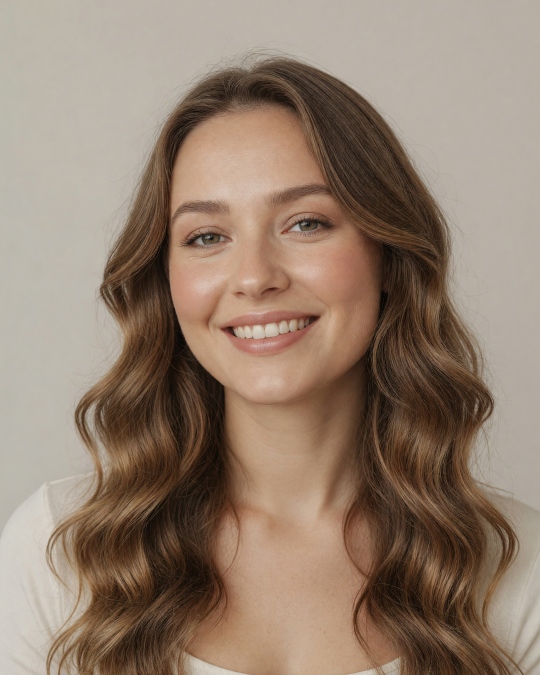
#> input picture assets/brand/ai_model.png, 1080 x 1350 px, given in place of cover.png, which was not available (shown at 1/2 size)
$ python build_post30_chlorophyll.py
#> lines starting #> are read from the running program, lines starting #| are printed output that depends on the picture; pictures that were not available may be replaced by others from this repository, and a replacement may not be noted
### ig_automation/lifehack_layout.py
"""Вёрстка лайфхак-каруселей POWERELIX (система v4).

Отличается от `brand_overlay` (образовательные посты) четырьмя приёмами:
  • полоса-заряд в шапке — градиент лайм→бирюза, заполняется к последнему слайду;
  • фигурные скобки `{ }` как разметка смысла, а не украшение;
  • снимки показываются ЦЕЛИКОМ, в родных пропорциях (photo_whole), без обрезки;
  • шкалы % от суточной нормы вместо обещаний.

Фон кремовый, как у образовательных постов: лента остаётся единой, лайфхаки
отличаются вёрсткой, а не цветом. Акцент — цвет продукта, о котором пост.

Образцы: output/Концепции/своя-система-v4/
"""
from __future__ import annotations

from PIL import Image, ImageDraw, ImageFont
import numpy as np

from .brand_overlay import (
    W, H, M, _font, _hex, _gradient, MONT_BLACK, INTER_SB, INTER_MED,
)

CREAM = (244, 241, 234)
INK = (18, 20, 21)
WHITE = (255, 255, 255)
GREY = (122, 120, 114)
GREY_D = (150, 156, 154)      # серый на тёмном фоне
RAIL = (216, 212, 202)        # незаполненная часть полосы и шкал
LIME = _hex("#B6F000")
TEAL = _hex("#16E0A6")
MONO_PATH = "/System/Library/Fonts/Menlo.ttc"


def mono(size: int) -> ImageFont.FreeTypeFont:
    return ImageFont.truetype(MONO_PATH, size)


def wrap(d, text: str, font, maxw: int) -> list[str]:
    out, cur = [], ""
    for w in text.split():
        s = (cur + " " + w).strip()
        if d.textlength(s, font=font) <= maxw:
            cur = s
        else:
            out.append(cur); cur = w
    if cur:
        out.append(cur)
    return out


def fit_box(path, bw: int, bh: int) -> Image.Image:
    """ПРАВИЛО: фото НИКОГДА не растягиваем. Масштабируем по большей стороне так,
    чтобы рамка закрылась целиком, и обрезаем лишнее по центру.

    Ловушка, в которую легко попасть: взять уже кадрированный под 4:5 снимок
    (`brand_overlay._cover`) и resize-нуть его в широкую рамку — пропорции поедут.
    Поэтому кадрируем ВСЕГДА под конкретную рамку и только из оригинала."""
#> called with bw = 1080, bh = 1350
    im = Image.open(path).convert("RGB")
#> im is the input picture: PIL image 1080x1350 RGB; mean R, G, B 146.8, 126.7, 110.3
    s = max(bw / im.width, bh / im.height)
#> s = 1
    im = im.resize((max(1, int(im.width * s)), max(1, int(im.height * s))), Image.LANCZOS)
    x, y = (im.width - bw) // 2, (im.height - bh) // 2
#> x = 0; y = 0
    return im.crop((x, y, x + bw, y + bh))


def fit_font(d, text: str, maxw: int, start: int, floor: int = 40):
    """ПРАВИЛО: заголовок никогда не вылезает за поля. Ужимаем кегль, пока самое
    длинное СЛОВО не влезет в колонку (перенос спасает строку, но не слово).

    ⚠️ Ловушка: мерить надо УЖЕ приведённый к .upper() текст. Прописные шире
    строчных, и строка, влезавшая по расчёту, на слайде вылезала за поле."""
    fs = start
    while fs > floor and max(d.textlength(w, font=_font(MONT_BLACK, fs))
                             for w in text.upper().split()) > maxw:
        fs -= 2
    return _font(MONT_BLACK, fs), fs


def header(img, d, idx: int, total: int, light: bool = False) -> None:
    """Логотип слева, под ним полоса-заряд. Справа намеренно пусто."""
    d.text((M, 58), "POWERELIX", font=_font(MONT_BLACK, 42), fill=WHITE if light else INK)
    y, h = 122, 7
    if light:
        bar = Image.new("RGBA", (W - 2 * M, h), (255, 255, 255, 70))
        img.paste(bar, (M, y), bar)
    else:
        d.rectangle([M, y, W - M, y + h], fill=RAIL)
    fw = int((W - 2 * M) * idx / total)
    if fw > 0:
        img.paste(_gradient((fw, h), LIME, TEAL, vertical=False), (M, y))


def photo_whole(img, path, x: int, y: int, max_w: int, max_h: int) -> tuple[int, int]:
    """ПРАВИЛО: снимок показываем ЦЕЛИКОМ, в его собственных пропорциях.
    Вписываем в рамку по меньшему коэффициенту (contain) — ничего не режем и
    ничего не растягиваем. Возвращает фактический размер.

    Почему не cover: вертикальный кадр 4:5, загнанный в широкую полосу, теряет
    две трети картинки и читается как «обрезали». У PWR фото стоят в родных
    пропорциях — именно это и требовалось повторить."""
    im = Image.open(path).convert("RGB")
    s = min(max_w / im.width, max_h / im.height)
    w, h = max(1, int(im.width * s)), max(1, int(im.height * s))
    img.paste(im.resize((w, h), Image.LANCZOS), (x, y))
    return w, h


def braced(d, x, y, text: str, size_t: int, size_b: int, acc, fill=INK) -> None:
    """Текст в фигурных скобках — наша разметка смысла."""
    fb, ft = _font(MONT_BLACK, size_b), _font(INTER_SB, size_t)
    d.text((x, y), "{", font=fb, fill=acc)
    tx = x + d.textlength("{", font=fb) + 14
    d.text((tx, y + (size_b - size_t) // 2 + 4), text, font=ft, fill=fill)
    d.text((tx + d.textlength(text, font=ft) + 14, y), "}", font=fb, fill=acc)


def cover(path, photo, title_lines: list[str], sub: str, acc, total: int = 8):
    """Обложка: фото ЦЕЛЬНЫМ кадром, текст поверх снизу."""
    img = fit_box(photo, W, H)
    ys = np.arange(H)[:, None].astype(float)
    a = np.clip(30 + np.where(ys > H - 760, (ys - (H - 760)) / 760 * 215, 0), 0, 232)
    img = Image.composite(Image.new("RGB", (W, H), (14, 15, 16)), img,
                          Image.fromarray(np.repeat(a.astype("uint8"), W, axis=1).reshape(H, W)))
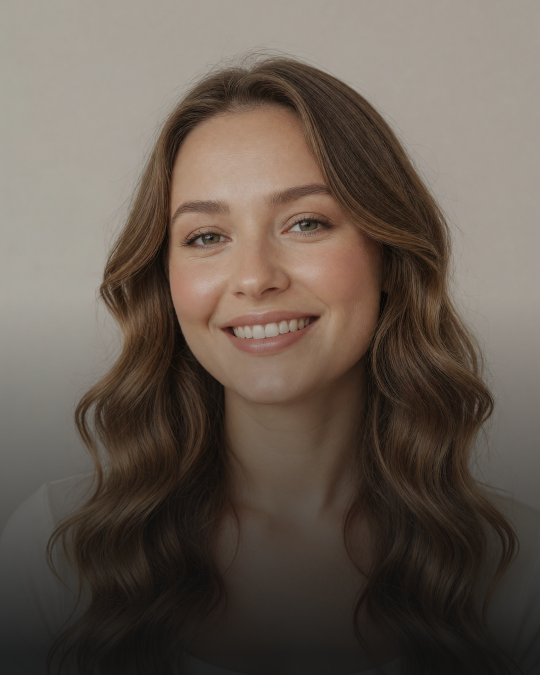
#> img: PIL image 1080x1350 RGB (shown at 1/2 size); mean R, G, B 103, 91.3, 81.7
    d = ImageDraw.Draw(img)
    header(img, d, 1, total, light=True)
    fh, _fs = fit_font(d, " ".join(title_lines), W - 2 * M, 96, floor=56)
    y = H - 280 - len(title_lines) * 102
#> y = 866
    for ln in title_lines:
        d.text((M, y), ln.upper(), font=fh, fill=WHITE); y += 102
#> this loop made 2 passes
#> (ln, y) on passes 1 to 2: ('Зачем пить', 968), ('хлорофилл', 1070)
#> after the loop, y = 1070
    braced(d, M, y + 10, sub, 38, 58, acc, fill=WHITE)
    img.save(path); return path


def step(path, idx: int, num: str | None, title: str, body: str, acc,
         photo=None, total: int = 8):
    """Слайд приёма: снимок ЦЕЛИКОМ сверху (в родных пропорциях), под ним
    заголовок и текст. num не рисуется — счётчики отклонены."""
    img = Image.new("RGB", (W, H), CREAM)
    d = ImageDraw.Draw(img)
    header(img, d, idx, total)
    y = 200
    if photo:
        pw, ph = photo_whole(img, photo, M, y, W - 2 * M, 620)
        d = ImageDraw.Draw(img)
        y += ph + 60
    fh, fs = fit_font(d, title, W - 2 * M, 76)
    for ln in wrap(d, title.upper(), fh, W - 2 * M):
        d.text((M, y), ln, font=fh, fill=INK); y += int(fs * 1.16)
    y += 8
    fb = _font(INTER_MED, 38)
    for ln in wrap(d, body, fb, W - 2 * M):
        d.text((M, y), ln, font=fb, fill=GREY); y += 50
    img.save(path); return path


def bullets(path, idx: int, heading: str, items: list[str], acc,
            note: str | None = None, total: int = 8):
    """Слайд-список с маркерами в цвете продукта."""
#> called with path = 'output/Карусели/post30_хлорофилл/02.png', idx = 2, heading = 'Что в бутылке на самом деле', acc = (0, 194, 155), total = 7
    img = Image.new("RGB", (W, H), CREAM)
    d = ImageDraw.Draw(img)
    header(img, d, idx, total)
    y = 240
    fh, fs = fit_font(d, heading, W - 2 * M, 76)
#> fs = 76
    for ln in wrap(d, heading.upper(), fh, W - 2 * M):
#> in wrap, `out, cur = [], ""`: cur = ''
        d.text((M, y), ln, font=fh, fill=INK); y += int(fs * 1.16)
#> this loop made 2 passes
#> after the loop, y = 416
    y += 30
#> y = 446
    fb = _font(INTER_SB, 40)
    for it in items:
        d.rectangle([M, y + 16, M + 18, y + 34], fill=acc)
        for ln in wrap(d, it, fb, W - 2 * M - 52):
            d.text((M + 44, y), ln, font=fb, fill=INK); y += 52
        y += 26
#> this loop made 3 passes
#> y on passes 1 to 3: 576, 758, 888
#> after the loop, y = 888
    if note:
        y += 20
#> y = 908
        for ln in wrap(d, note, mono(28), W - 2 * M):
            d.text((M, y), ln, font=mono(28), fill=GREY); y += 42
#> this loop made 2 passes
#> y on pass 1: 950
#> (ln, y) on pass 2: ('питьевым.', 992)
#> after the loop, y = 992
    img.save(path); return path
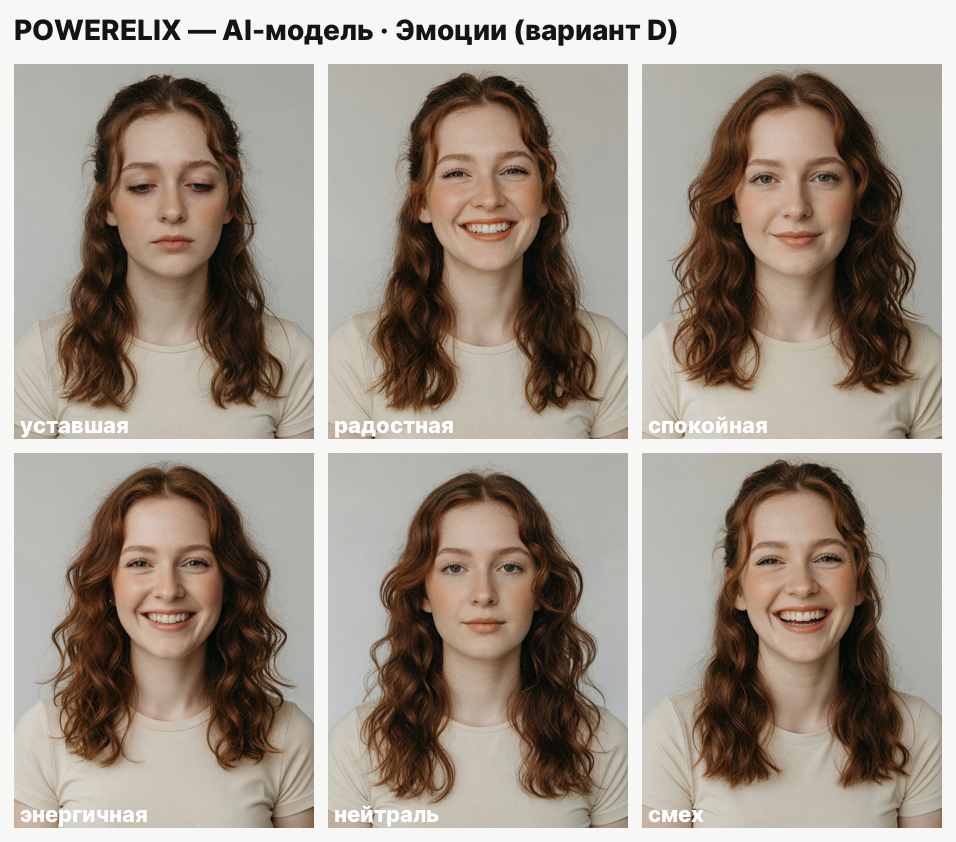
#> input picture assets/brand/expression_sheet.png, 956 x 842 px, given in place of spoon.png, which was not available
#> in photo_whole, im is the input picture: PIL image 956x842 RGB; mean R, G, B 159.6, 148.4, 137
#> in photo_whole, `img.paste(im.resize((w, h), Image.LANCZOS), (x, y))`:
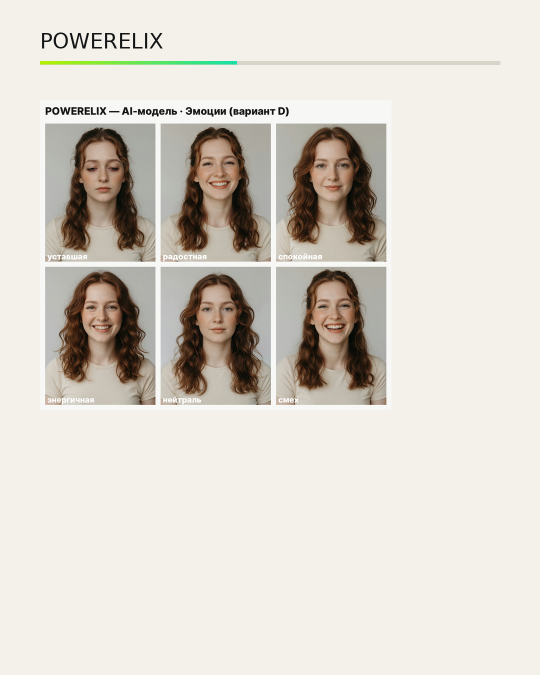
#> img: PIL image 1080x1350 RGB (shown at 1/2 size); mean R, G, B 218, 212.8, 204.2
#> in step, `pw, ph = photo_whole(img, photo, M, y, W - 2 * M, 620)`: pw = 703; ph = 620
#> in step, `y += ph + 60`: y = 880
#> in step, `fh, fs = fit_font(d, title, W - 2 * M, 76)`: fs = 76
#> the loop in step, `for ln in wrap(d, title.upper(), fh, W - 2 * M):` made 1 pass
#> after the loop in step, `for ln in wrap(d, title.upper(), fh, W - 2 * M):`: y = 968
#> in step, `y += 8`: y = 976
#> the loop in step, `for ln in wrap(d, body, fb, W - 2 * M):` made 5 passes
#> (ln, y) on passes 1 to 5: ('Дезодорирующий эффект. Хлорофиллин', 1026), ('десятилетиями применяли как «внутренний', 1076), ('дезодорант»: изучали при запахе тела и', 1126), ('триметиламинурии. Эффект скромный, но', 1176), ('обоснован лучше всего остального.', 1226)
#> after the loop in step, `for ln in wrap(d, body, fb, W - 2 * M):`: y = 1226
#> in step, `img.save(path)`:
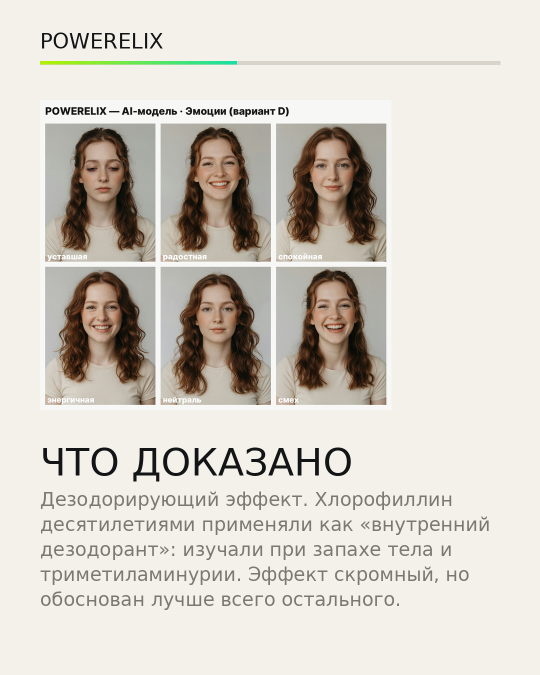
#> saved as 03.png: PIL image 1080x1350 RGB (shown at 1/2 size); mean R, G, B 213.8, 208.6, 200.1
#> call 2 of bullets, with path = 'output/Карусели/post30_хлорофилл/04.png', idx = 4, heading = 'А что придумал интернет', acc = (0, 194, 155), total = 7
#> the loop in bullets (call 2), `for ln in wrap(d, heading.upper(), fh, W - 2 * M):` made 2 passes
#> after the loop in bullets (call 2), `for ln in wrap(d, heading.upper(), fh, W - 2 * M):`: y = 416
#> in bullets (call 2), `y += 30`: y = 446
#> the loop in bullets (call 2), `for it in items:` made 4 passes
#> y on passes 1 to 4: 576, 706, 888, 1018
#> after the loop in bullets (call 2), `for it in items:`: y = 1018
#> in bullets (call 2), `y += 20`: y = 1038
#> the loop in bullets (call 2), `for ln in wrap(d, note, mono(28), W - 2 * M):` made 1 pass
#> y on pass 1: 1080
#> after the loop in bullets (call 2), `for ln in wrap(d, note, mono(28), W - 2 * M):`: y = 1080
#> in bullets (call 2), `img.save(path)`:
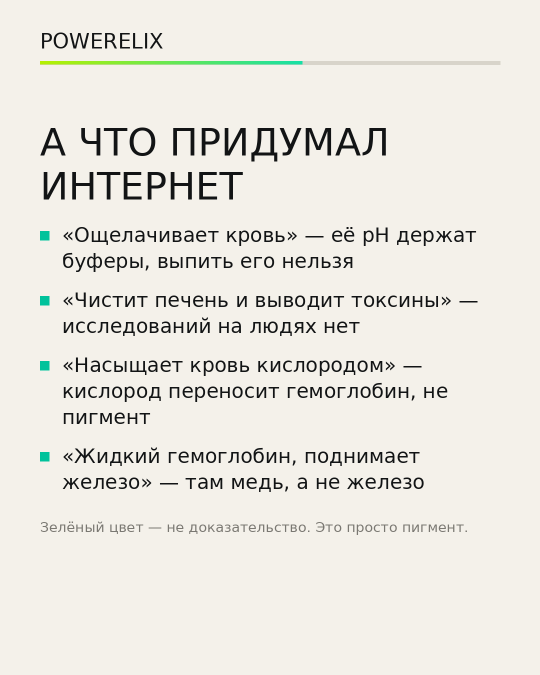
#> saved as 04.png: PIL image 1080x1350 RGB (shown at 1/2 size); mean R, G, B 232.9, 230.6, 223.6
#> call 3 of bullets, with path = 'output/Карусели/post30_хлорофилл/05.png', idx = 5, heading = 'О чём молчат продавцы', acc = (0, 194, 155), total = 7
#> the loop in bullets (call 3), `for ln in wrap(d, heading.upper(), fh, W - 2 * M):` made 2 passes
#> after the loop in bullets (call 3), `for ln in wrap(d, heading.upper(), fh, W - 2 * M):`: y = 416
#> in bullets (call 3), `y += 30`: y = 446
#> the loop in bullets (call 3), `for it in items:` made 4 passes
#> y on passes 1 to 4: 576, 706, 784, 914
#> after the loop in bullets (call 3), `for it in items:`: y = 914
#> in bullets (call 3), `y += 20`: y = 934
#> the loop in bullets (call 3), `for ln in wrap(d, note, mono(28), W - 2 * M):` made 2 passes
#> y on pass 1: 976
#> after the loop in bullets (call 3), `for ln in wrap(d, note, mono(28), W - 2 * M):`: y = 1018
#> in bullets (call 3), `img.save(path)`:
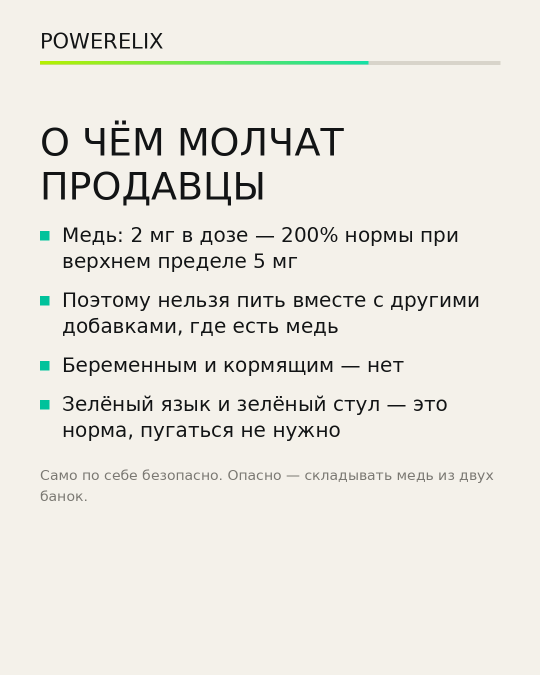
#> saved as 05.png: PIL image 1080x1350 RGB (shown at 1/2 size); mean R, G, B 234.2, 232, 224.9
#> call 2 of step, with path = 'output/Карусели/post30_хлорофилл/06.png', idx = 6, title = 'Как пить', acc = (0, 194, 155), total = 7
#> in step (call 2), `y += ph + 60`: y = 880
#> the loop in step (call 2), `for ln in wrap(d, title.upper(), fh, W - 2 * M):` made 1 pass
#> after the loop in step (call 2), `for ln in wrap(d, title.upper(), fh, W - 2 * M):`: y = 968
#> in step (call 2), `y += 8`: y = 976
#> the loop in step (call 2), `for ln in wrap(d, body, fb, W - 2 * M):` made 5 passes
#> (ln, y) on passes 1, 3, 4, 5: ('Столовая ложка (15 мл) на 100 мл воды,', 1026), ('месяц. Перед приёмом взболтать, после', 1126), ('вскрытия хранить в холодильнике и', 1176), ('использовать за 90 дней.', 1226)
#> after the loop in step (call 2), `for ln in wrap(d, body, fb, W - 2 * M):`: y = 1226
#> in step (call 2), `img.save(path)`:
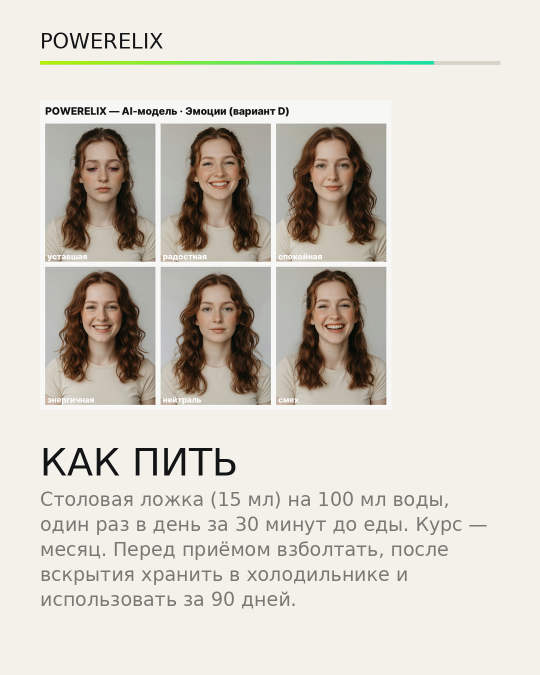
#> saved as 06.png: PIL image 1080x1350 RGB (shown at 1/2 size); mean R, G, B 214.5, 209.6, 200.8


def product(path, jar, name: str, art: str, rows: list[tuple], acc,
            note: str = "Цифры с этикетки, а не из рекламы.", total: int = 8):
    """Финал: банка целиком + шкалы % от суточной нормы."""
    img = Image.new("RGB", (W, H), CREAM)
    d = ImageDraw.Draw(img)
    header(img, d, total, total)
    # СНАЧАЛА ставим банку — от её реального левого края считаем колонку под имя.
    # Ширина «на глаз» не годится: банки разной формы, и название упирается в неё.
#> (the run stopped early here; a loop or call above may not have finished)
